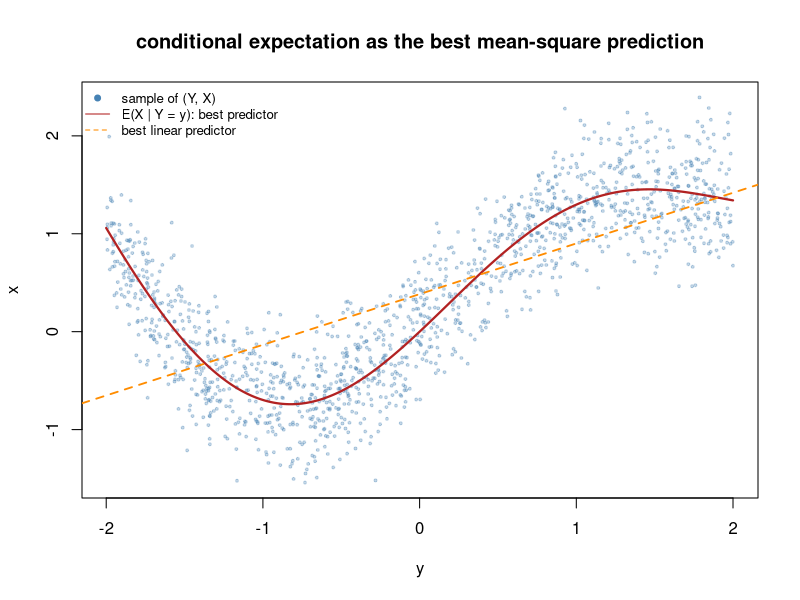

Write the R code that produced this figure.
# Nonlinear regression: the conditional mean E(X | Y = y) versus the best linear predictor (least squares line).
set.seed(0)
n <- 1500
y <- runif(n, -2, 2)
m <- sin(1.5 * y) + 0.3 * y^2
x <- m + rnorm(n, 0, 0.35)
fit <- lm(x ~ y)   # slope Cov(Y, X) / Var(Y), intercept mean(x) - slope * mean(y)

grid <- seq(-2, 2, length.out = 400)
plot(y, x, pch = 19, cex = 0.4, col = adjustcolor("steelblue", 0.3), xlab = "y", ylab = "x",
     main = "conditional expectation as the best mean-square prediction")
lines(grid, sin(1.5 * grid) + 0.3 * grid^2, col = "firebrick", lwd = 2.2)
abline(fit, col = "darkorange", lwd = 1.8, lty = 2)
legend("topleft", bty = "n", cex = 0.8, pch = c(19, NA, NA), lty = c(NA, 1, 2),
       col = c("steelblue", "firebrick", "darkorange"),
       legend = c("sample of (Y, X)", "E(X | Y = y): best predictor", "best linear predictor"))
